Frame 1 (no input): blank canvas, image omitted
Frame 60 (the mouse pressed at the canvas centre just before this capture): blank canvas, image omitted
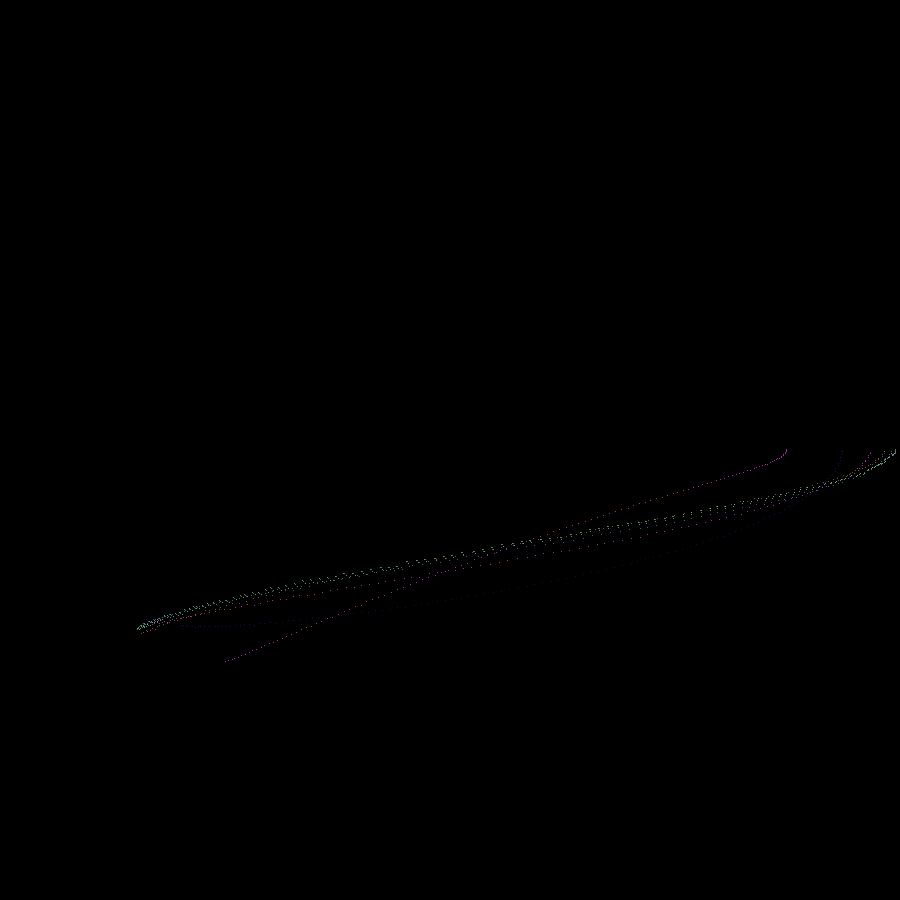
Frame 120 (the mouse held since frame 60 and released just before this capture)

The Processing sketch whose frames 1 and 60 were blank and that drew this single picture after the mouse press (run headless with seeded random() and noise(); from frame 60 on, the mouse is pressed at the canvas centre):

// Processing sketch: processing_9142
// ── processing_9142.pde

 /* author adam schmidt
 athaddius.com
 */
 
 
 /*
 sketch which wotates spheres around each other at
 random  constant velocities drawing a colored point at the center of each
 */
 
 
 
 
 
 //STARTSKETCH STARTSKETCH STARTSKETCH STARTSKETCH STARTSKETCH STARTSKETCH 
 
 //___________________________________________________________
 int o =1;// int for up or down pressed
  int ypos1 = 450; //y CENTER OF circle which is rotated around
  int xpos1 = 450;//x CENTER OF circle which is rotated around
  int i = 0;//variable for a if loop to initiate the circles
  int n = 0;//variable for a if loop to update the circles
  int tl = 1;//clockwise or counterclockwise rotation 1 or 2
    int _radius = 150; //radius of center circle
  circle[] circ = new circle[10];// initiating the circles
  boolean enter = true; //to switch ellipse and point

void setup(){
  size(900,900);// window size
  background(255);//background color
    fill(0,0,0);//black fill
  ellipse(xpos1,ypos1,_radius*2,_radius*2);//draw center circle

  circ[0] = new circle(xpos1,ypos1,_radius,0, tl,1,0,0,0);//initiate class
  frameRate(100);//frames rate
}
void draw(){

  circ[0].update(xpos1,ypos1,_radius,i);//update position

}

class circle {
  float j = 1;// pressed or not
  int t;
    float angle = 0;
  int px, py,pl,pf;
 float radius;
 int n1;
 float r,g,b;
  circle(int _xpos, int _ypos, float __radius,int _n, int tl,float j1,float r1, float g1,float b1){
    pl = _xpos;
    pf = _ypos;
    radius = __radius;
    n1 = _n;
    t = tl;
    j = j1;
    r = r1;
    g = g1;
    b = b1;
  }
void update(int _x,int _y,float _r,int _i){
  i = _i;
  pl = _x;
  pf = _y;
  radius = _r;
    if(t == 1){
  angle = angle + j;

  }else{
    angle = angle - j;
  }
  stroke(0);
  float cos = cos(radians(angle));
  float sin = sin(radians(angle));
       int l = 1;
px = int(radius*1.5*cos+pl);
py = int(radius *1.5*sin+pf);
fill(r,g,b);
stroke(r,g,b);

  if(keyCode == UP){
      enter = true;
  }else if (keyCode == DOWN){
    enter = false;
  }
  if( enter == true){
  

if(o == 1){
      background(0);
}
o = o +1;
l = 1;
 point(px,py);

  }
  if(enter == false){
 
    if(l == 1){
stroke(0);
    if(i == 0){
      background(255);
    }
  ellipse(xpos1,ypos1,_radius*2,_radius*2);

    ellipse(px,py,radius,radius);
    l = l+1;
  }
  o =1;
  }

  n1 = n1 +1;
  if(n1 > 0 && n1 < circ.length-1){
   // if(t== 1){
     // t=t+2;
   // }
   //t = t - 1;
    println("t"+t);
    circ[n1] = new circle(px,py,radius/2,n1,round(random(1,2)),j+(random(.5,3)/2),random(1,255),random(1,255),random(1,255));
           
 
 } 
 i = i+1;
     if(i < circ.length-1 && i >0){

circ[i].update(px,py,radius/2,i);
     }else{
       i = 0;
     }



}
}
